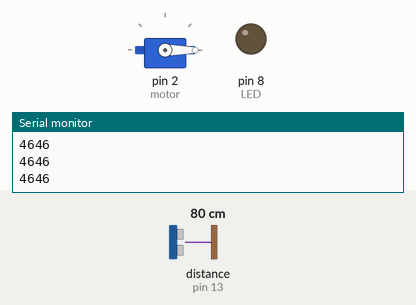
This sketch was run on a simulated Arduino Uno, built with avr-gcc and run on an emulated ATmega328P. Shown: servo, output pins drawn as LEDs (lit = HIGH), the last lines printed to the serial monitor. Wiring (inferred from the names in the program): ultrasonic range finder: trigger pin 12; echo pin 13. The inputs (shaded band) are chosen by the test bench; at power-on: distance to the obstacle (sensor on pin 13) 80 cm. The echo pulse lasts 58.3 µs per cm; pins used as bus, display or sensor lines are not drawn.

Above: at 1.2 s.
1.3 s: distance to the obstacle (sensor on pin 13) set to 7 cm
2.8 s: distance to the obstacle (sensor on pin 13) set to 4 cm
At 3.6 s:
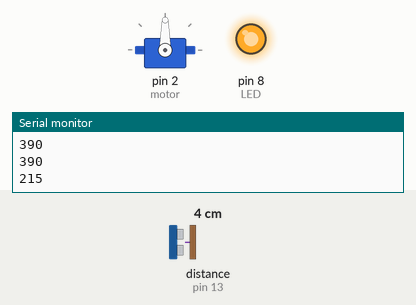
4.3 s: distance to the obstacle (sensor on pin 13) set to 9 cm
At 7.0 s:
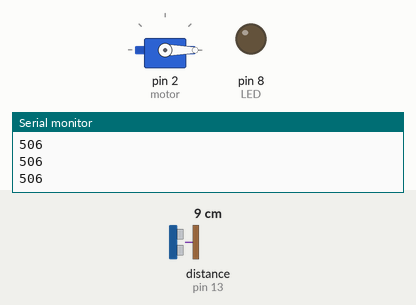
7.3 s: distance to the obstacle (sensor on pin 13) set to 2 cm
At 7.9 s:
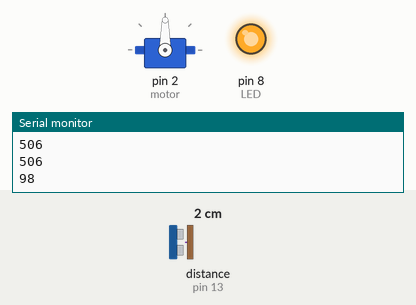
Timing chart, 0 to 9.9 s (numbered marks = the images above; inputs shaded):
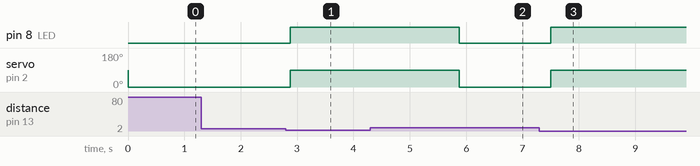

Measured:
- the behaviour switches between 6 and 5 cm on distance to the obstacle (sensor on pin 13) (found by bisection; images 0 and 1)
- after the input at 2.8 s, pin 8 (LED): LOW → HIGH after 0.07 s; servo on pin 2 (motor): 0° → 90° after 0.07 s
- after the input at 4.3 s, pin 8 (LED): goes on until 5.9 s, then stays LOW; servo on pin 2 (motor): goes on until 5.9 s, then stays 0°
- after the input at 7.3 s, pin 8 (LED): LOW → HIGH after 0.20 s; servo on pin 2 (motor): 0° → 90° after 0.20 s

The sketch:

auto_hand_cleaner.ino
```cpp
#include <Servo.h>

int LED = 8;
int motor = 2;
#define trig 12
#define echo 13
Servo myservo;


void setup()

{
  Serial.begin(9600);
  myservo.attach(motor);
  pinMode(LED, OUTPUT);
  pinMode(trig, OUTPUT); //trig 선언
  pinMode(echo, INPUT);  //echo 선언
}


void loop()

{
  long duration, distance; // 거리 측정 변수
  // trig핀에 10us 동안 펄스 출력
  digitalWrite(trig, LOW);
  delayMicroseconds(2);
  digitalWrite(trig, HIGH);
  delayMicroseconds(10);
  digitalWrite(trig, LOW);

  duration = pulseIn(echo, HIGH);
  Serial.println(duration); // 거리 출력

  if(duration < 300) // 초음파 센서와 손의 거리가 가까우면
  {

   myservo.write(90); // 서보모터를 이용해서 손소독제 분사
   digitalWrite(LED, HIGH); // 작동 확인용 LED ON
   delay(3000); // 3초 딜레이
   myservo.write(0); // 서보모터를 원래의 각도로 되돌림
   digitalWrite(LED, LOW); // 작동 확인용 LED OFF

  }

  else if(duration >= 300) // 초음파 센서와 손의 거리가 멀면
  {
      myservo.write(0); // 원래의 각도 유지
      delay(2);
  }
  delay(200);
  }
```
